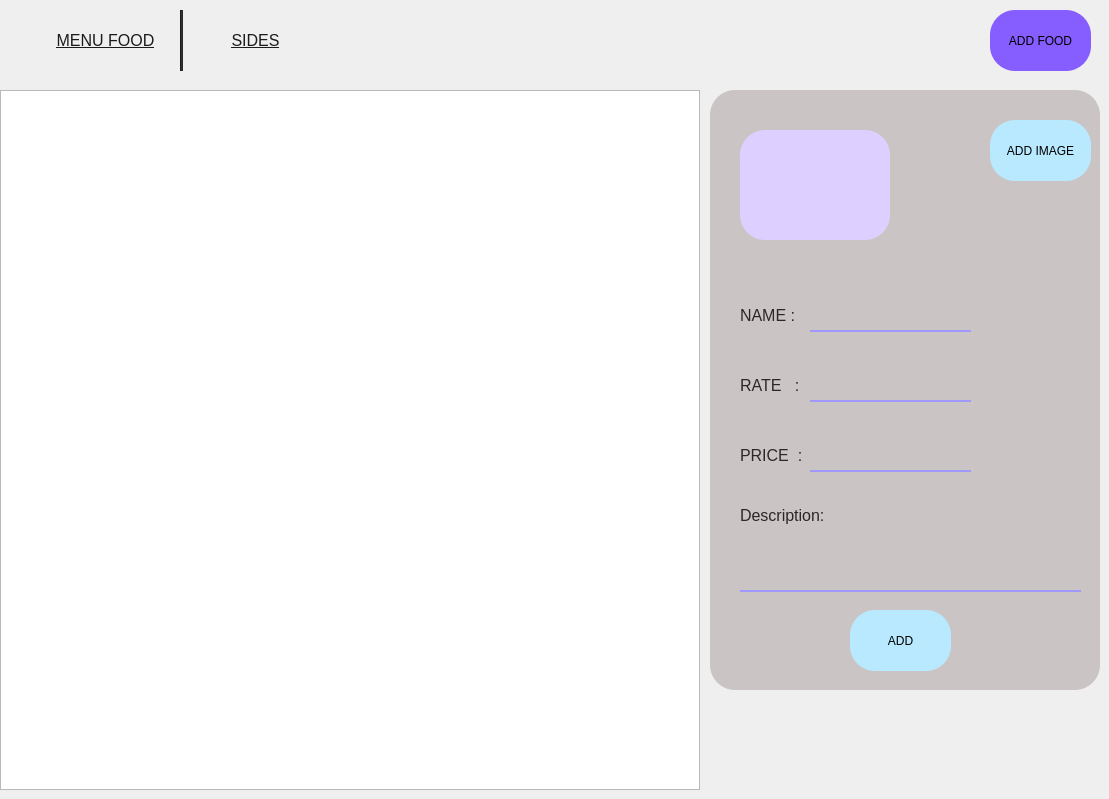
    <widget class="QWidget" name="page_3">
     <widget class="QListWidget" name="listWidget_3">
      <property name="geometry">
       <rect>
        <x>0</x>
        <y>90</y>
        <width>700</width>
        <height>700</height>
       </rect>
      </property>
      <property name="minimumSize">
       <size>
        <width>700</width>
        <height>700</height>
       </size>
      </property>
      <property name="maximumSize">
       <size>
        <width>700</width>
        <height>700</height>
       </size>
      </property>
      <property name="movement">
       <enum>QListView::Movement::Static</enum>
      </property>
      <property name="resizeMode">
       <enum>QListView::ResizeMode::Adjust</enum>
      </property>
      <property name="viewMode">
       <enum>QListView::ViewMode::IconMode</enum>
      </property>
     </widget>
     <widget class="QFrame" name="frame">
      <property name="geometry">
       <rect>
        <x>710</x>
        <y>90</y>
        <width>390</width>
        <height>600</height>
       </rect>
      </property>
      <property name="minimumSize">
       <size>
        <width>390</width>
        <height>600</height>
       </size>
      </property>
      <property name="maximumSize">
       <size>
        <width>390</width>
        <height>600</height>
       </size>
      </property>
      <property name="styleSheet">
       <string notr="true">border-radius: 25px;
background-color: rgb(202, 197, 196);</string>
      </property>
      <property name="frameShape">
       <enum>QFrame::Shape::StyledPanel</enum>
      </property>
      <property name="frameShadow">
       <enum>QFrame::Shadow::Raised</enum>
      </property>
      <widget class="QPushButton" name="pushButton_5">
       <property name="geometry">
        <rect>
         <x>280</x>
         <y>30</y>
         <width>101</width>
         <height>61</height>
        </rect>
       </property>
       <property name="styleSheet">
        <string notr="true">border-radius: 25px;
background-color: #b8e9ff;
color:black;</string>
       </property>
       <property name="text">
        <string>ADD IMAGE</string>
       </property>
      </widget>
      <widget class="QLabel" name="label_2">
       <property name="geometry">
        <rect>
         <x>30</x>
         <y>200</y>
         <width>71</width>
         <height>51</height>
        </rect>
       </property>
       <property name="font">
        <font>
         <pointsize>12</pointsize>
        </font>
       </property>
       <property name="styleSheet">
        <string notr="true">color: rgb(43, 40, 39);</string>
       </property>
       <property name="text">
        <string>NAME :</string>
       </property>
      </widget>
      <widget class="QLineEdit" name="lineEdit">
       <property name="geometry">
        <rect>
         <x>100</x>
         <y>210</y>
         <width>181</width>
         <height>28</height>
        </rect>
       </property>
      </widget>
      <widget class="QLabel" name="label_3">
       <property name="geometry">
        <rect>
         <x>30</x>
         <y>270</y>
         <width>71</width>
         <height>51</height>
        </rect>
       </property>
       <property name="font">
        <font>
         <pointsize>12</pointsize>
        </font>
       </property>
       <property name="styleSheet">
        <string notr="true">color: rgb(43, 40, 39);</string>
       </property>
       <property name="text">
        <string>RATE   :</string>
       </property>
      </widget>
      <widget class="QLineEdit" name="lineEdit_2">
       <property name="geometry">
        <rect>
         <x>100</x>
         <y>280</y>
         <width>181</width>
         <height>28</height>
        </rect>
       </property>
      </widget>
      <widget class="QLabel" name="label_4">
       <property name="geometry">
        <rect>
         <x>30</x>
         <y>400</y>
         <width>121</width>
         <height>51</height>
        </rect>
       </property>
       <property name="font">
        <font>
         <pointsize>12</pointsize>
        </font>
       </property>
       <property name="styleSheet">
        <string notr="true">color: rgb(43, 40, 39);</string>
       </property>
       <property name="text">
        <string>Description:</string>
       </property>
      </widget>
      <widget class="QLineEdit" name="lineEdit_3">
       <property name="geometry">
        <rect>
         <x>30</x>
         <y>450</y>
         <width>341</width>
         <height>51</height>
        </rect>
       </property>
       <property name="text">
        <string/>
       </property>
      </widget>
      <widget class="QLabel" name="label_5">
       <property name="geometry">
        <rect>
         <x>30</x>
         <y>340</y>
         <width>71</width>
         <height>51</height>
        </rect>
       </property>
       <property name="font">
        <font>
         <pointsize>12</pointsize>
        </font>
       </property>
       <property name="styleSheet">
        <string notr="true">color: rgb(43, 40, 39);</string>
       </property>
       <property name="text">
        <string>PRICE  :</string>
       </property>
      </widget>
      <widget class="QLineEdit" name="lineEdit_4">
       <property name="geometry">
        <rect>
         <x>100</x>
         <y>350</y>
         <width>181</width>
         <height>28</height>
        </rect>
       </property>
      </widget>
      <widget class="Line" name="line">
       <property name="geometry">
        <rect>
         <x>100</x>
         <y>240</y>
         <width>161</width>
         <height>2</height>
        </rect>
       </property>
       <property name="styleSheet">
        <string notr="true">background-color: rgb(160, 151, 255);</string>
       </property>
       <property name="orientation">
        <enum>Qt::Orientation::Horizontal</enum>
       </property>
      </widget>
      <widget class="Line" name="line_2">
       <property name="geometry">
        <rect>
         <x>100</x>
         <y>310</y>
         <width>161</width>
         <height>2</height>
        </rect>
       </property>
       <property name="styleSheet">
        <string notr="true">background-color: rgb(160, 151, 255);</string>
       </property>
       <property name="orientation">
        <enum>Qt::Orientation::Horizontal</enum>
       </property>
      </widget>
      <widget class="Line" name="line_3">
       <property name="geometry">
        <rect>
         <x>100</x>
         <y>380</y>
         <width>161</width>
         <height>2</height>
        </rect>
       </property>
       <property name="styleSheet">
        <string notr="true">background-color: rgb(160, 151, 255);</string>
       </property>
       <property name="orientation">
        <enum>Qt::Orientation::Horizontal</enum>
       </property>
      </widget>
      <widget class="Line" name="line_4">
       <property name="geometry">
        <rect>
         <x>30</x>
         <y>500</y>
         <width>341</width>
         <height>2</height>
        </rect>
       </property>
       <property name="styleSheet">
        <string notr="true">background-color: rgb(160, 151, 255);</string>
       </property>
       <property name="orientation">
        <enum>Qt::Orientation::Horizontal</enum>
       </property>
      </widget>
      <widget class="QPushButton" name="pushButton_6">
       <property name="geometry">
        <rect>
         <x>140</x>
         <y>520</y>
         <width>101</width>
         <height>61</height>
        </rect>
       </property>
       <property name="styleSheet">
        <string notr="true">border-radius: 25px;
background-color: #b8e9ff;
color:black;</string>
       </property>
       <property name="text">
        <string>ADD</string>
       </property>
      </widget>
      <widget class="QLabel" name="label_6">
       <property name="geometry">
        <rect>
         <x>30</x>
         <y>40</y>
         <width>150</width>
         <height>110</height>
        </rect>
       </property>
       <property name="styleSheet">
        <string notr="true">border-radius: 25px;
background-color: rgb(221, 207, 255);</string>
       </property>
       <property name="text">
        <string/>
       </property>
      </widget>
     </widget>
     <widget class="QPushButton" name="pushButton_4">
      <property name="geometry">
       <rect>
        <x>990</x>
        <y>10</y>
        <width>101</width>
        <height>61</height>
       </rect>
      </property>
      <property name="styleSheet">
       <string notr="true">border-radius: 25px;
background-color: rgb(134, 93, 255);</string>
      </property>
      <property name="text">
       <string>ADD FOOD</string>
      </property>
     </widget>
     <widget class="QPushButton" name="pushButton_10">
      <property name="geometry">
       <rect>
        <x>30</x>
        <y>10</y>
        <width>151</width>
        <height>61</height>
       </rect>
      </property>
      <property name="font">
       <font>
        <pointsize>12</pointsize>
        <underline>true</underline>
       </font>
      </property>
      <property name="styleSheet">
       <string notr="true">
QPushButton {
	
	

    background: transparent; /* رنگ دکمه در حالت عادی (sabz) */
    color: #1b1b1b;
	color: rgb(27, 27, 27);
    border-radius: 10px;
    padding: 5px 15px;
    border: none;
}


QPushButton:hover {
	
	color: rgb(53, 53, 53);
}


QPushButton:pressed {

    color: rgb(53, 53, 53);
 
}

</string>
      </property>
      <property name="text">
       <string>MENU FOOD</string>
      </property>
     </widget>
     <widget class="QPushButton" name="pushButton_16">
      <property name="geometry">
       <rect>
        <x>180</x>
        <y>10</y>
        <width>151</width>
        <height>61</height>
       </rect>
      </property>
      <property name="font">
       <font>
        <pointsize>12</pointsize>
        <underline>true</underline>
       </font>
      </property>
      <property name="styleSheet">
       <string notr="true">
QPushButton {
	
	

    background: transparent; /* رنگ دکمه در حالت عادی (sabz) */
    color: #1b1b1b;
	color: rgb(27, 27, 27);
    border-radius: 10px;
    padding: 5px 15px;
    border: none;
}


QPushButton:hover {
	
	color: rgb(53, 53, 53);
}


QPushButton:pressed {

    color: rgb(53, 53, 53);
 
}

</string>
      </property>
      <property name="text">
       <string>SIDES</string>
      </property>
     </widget>
     <widget class="Line" name="line_13">
      <property name="geometry">
       <rect>
        <x>180</x>
        <y>10</y>
        <width>3</width>
        <height>61</height>
       </rect>
      </property>
      <property name="styleSheet">
       <string notr="true">background-color: rgb(42, 42, 42);</string>
      </property>
      <property name="orientation">
       <enum>Qt::Orientation::Vertical</enum>
      </property>
     </widget>
    </widget>
